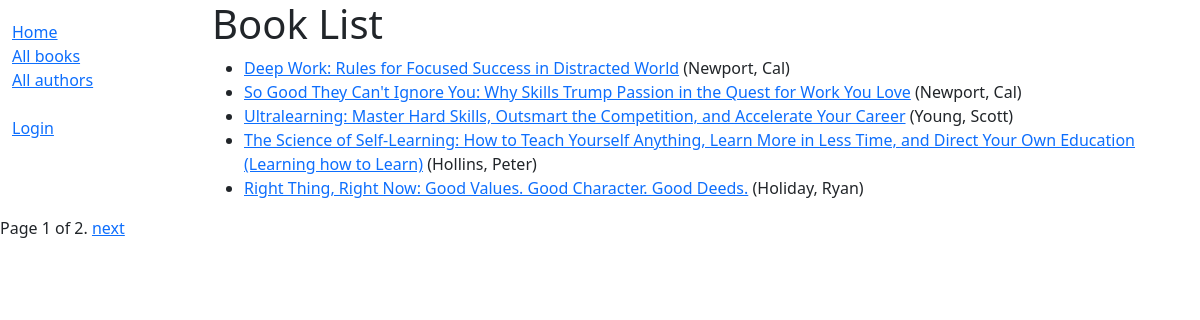
/catalog/books/, run on the app's committed database.
### catalog/models.py (models this page shows, shortened)
class Book(models.Model):
    title = models.CharField(max_length=200)
    author = models.ForeignKey('Author', on_delete=models.RESTRICT, null=True)
    summary = models.TextField(
        max_length=1000, help_text="Enter a brief description of the Book")
    isbn = models.CharField("ISBN",
                            max_length=13,
                            unique=True,
                            help_text="13 Character <a href='#'>ISBN number</a>")
    genre = models.ManyToManyField(
        Genre, help_text="Select a genre for this book")
    language = models.ForeignKey(
        Language, on_delete=models.SET_NULL, null=True)
    def get_absolute_url(self):
        return reverse('book-detail', args=[str(self.id)])
    def display_genre(self):
        """Create a string for the Genre. This is required to display genre in Admin."""
        return ', '.join(genre.name for genre in self.genre.all()[:3])
    display_genre.short_description = "Genres"

class Author(models.Model):
    first_name = models.CharField(max_length=100)
    last_name = models.CharField(max_length=100)
    date_of_birth = models.DateField(null=True, blank=True)
    date_of_death = models.DateField("Died", null=True, blank=True)
    class Meta:
        ordering = ["last_name", "first_name"]
    def __str__(self):
        return f"{self.last_name}, {self.first_name}"

### catalog/views.py (the view)
# urls.py: path("books/", views.BookListView.as_view(), name='books'),
class BookListView(generic.ListView):
    model = Book
    paginate_by = 5
    constext_object_name = 'book_list'
    queryset = Book.objects.all()
    template_name = 'books/book_list.html'

### catalog/templates/catalog/book_list.html
{% extends "base_generic.html"%}
{% block content %}
    <h1>Book List</h1>
    {% if book_list %}
        <ul>
            {% for book in book_list %}
                <li>
                    <a href="{{ book.get_absolute_url }}">{{ book.title }}</a>
                    ({{ book.author }})
                </li>
            {% endfor %}
        </ul>
    {% else %}
        <p>There are no books in the library.</p>
    {% endif %}
{% endblock %}

### data on the page
Book: title "Deep Work: Rules for Focused Success in Distracted World", author "Newport, Cal"
Book: title "So Good They Can't Ignore You: Why Skills Trump Passion in the Quest for Work You Love", author "Newport, Cal"
Book: title "Ultralearning: Master Hard Skills, Outsmart the Competition, and Accelerate Your Career", author "Young, Scott"
Book: title "The Science of Self-Learning: How to Teach Yourself Anything, Learn More in Less Time, and Direct Your Own Education (Learning how to Learn)", author "Hollins, Peter"
Book: title "Right Thing, Right Now: Good Values. Good Character. Good Deeds.", author "Holiday, Ryan"

### other printed values
{{ page_obj.number }} "1"
{{ page_obj.paginator.num_pages }} "2"
